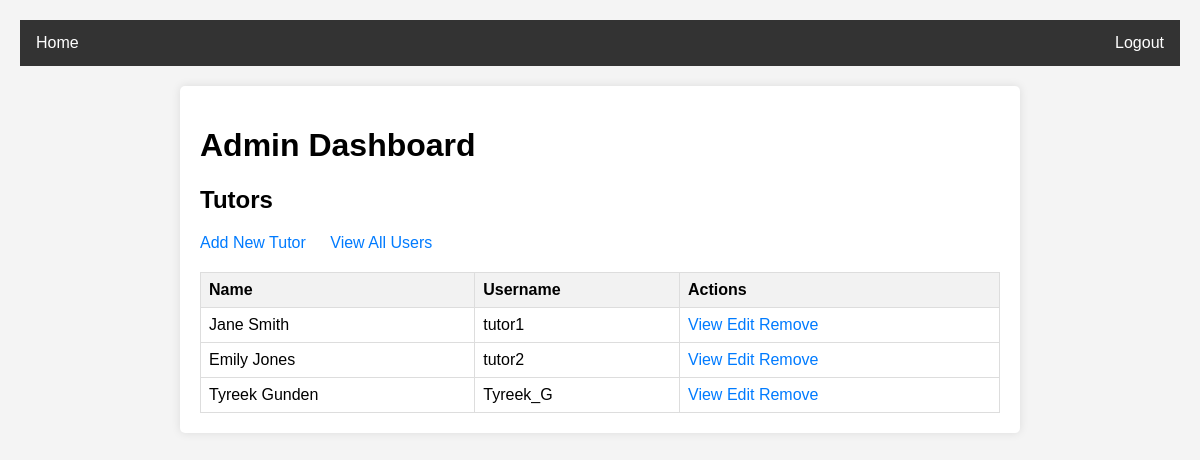
The page /admin_dashboard (signed in) on the database its author committed.
### models.py (models this page shows)
class User(db.Model):
    __tablename__ = 'users'
    user_id = db.Column(db.Integer, primary_key=True)
    email = db.Column(db.String(120), unique=True, nullable=False)
    username = db.Column(db.String(80), unique=True, nullable=False)
    password = db.Column(db.String(120), nullable=False)
    role = db.Column(db.String(20), nullable=False)
    name = db.Column(db.String(80), nullable=False)
    surname = db.Column(db.String(80), nullable=False)

### app.py (the view)
@app.route('/admin_dashboard')
def admin_dashboard():
    if 'user_id' not in session or session['role'] != 'admin':
        flash('Please log in as an admin', 'error')
        return redirect(url_for('login'))
    tutors = User.query.filter_by(role='tutor').all()
    return render_template('admin_dash.html', tutors=tutors)

### templates/admin_dash.html (shortened to what this page needs)
{% extends 'base.html' %}
{% block content %}
    <h1>Admin Dashboard</h1>
    <h2>Tutors</h2>
    <a href="{{ url_for('add_tutor') }}">Add New Tutor</a>
    <a href="{{ url_for('view_all_users') }}" style="margin-left: 20px;">View All Users</a>
    <table>
        <thead>
            <tr>
                <th>Name</th>
                <th>Username</th>
                <th>Actions</th>
            </tr>
        </thead>
        <tbody>
            {% for tutor in tutors %}
                <tr>
                    <td>{{ tutor.name }} {{ tutor.surname }}</td>
                    <td>{{ tutor.username }}</td>
                    <td>
                        <a href="{{ url_for('view_tutor', tutor_id=tutor.user_id) }}">View</a>
                        <a href="{{ url_for('edit_tutor', tutor_id=tutor.user_id) }}">Edit</a>
                        <a href="{{ url_for('remove_tutor', tutor_id=tutor.user_id) }}">Remove</a>
                    </td>
                </tr>
            {% endfor %}
        </tbody>
    </table>
{% endblock %}

### templates/base.html (style rules this page uses)
body { font-family: Arial, sans-serif; margin: 0; padding: 20px; background-color: #f4f4f4; }
table { width: 100%; border-collapse: collapse; margin-top: 20px; }
table, th, td { border: 1px solid #ddd; }
th, td { padding: 8px; text-align: left; }
th { background-color: #f2f2f2; }
a { color: #007bff; text-decoration: none; }

### rows shown on the page
User: name "Jane", surname "Smith", username "tutor1"
User: name "Emily", surname "Jones", username "tutor2"
User: name "Tyreek", surname "Gunden", username "Tyreek_G"
